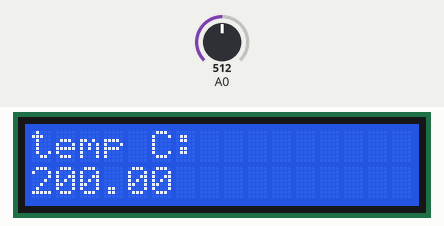
Recording of a sketch running on a simulated Arduino Uno, built with avr-gcc and run on an emulated ATmega328P. On the bench: 16×2 character LCD. The test bench sets the inputs (shaded band); at power-on: A0 = 512. What the sketch prints to the serial monitor is not drawn.

Above: at 1.2 s.
1.3 s: A0 set to 716
At 2.9 s:
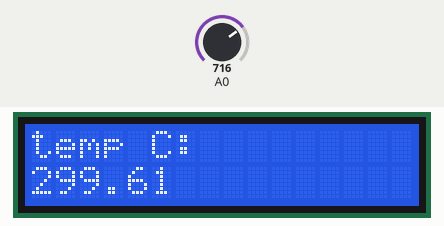
3.5 s: A0 set to 900
At 4.6 s:
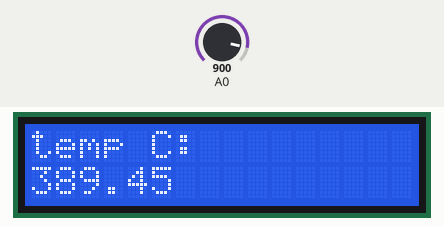
5.5 s: A0 set to 1023
At 6.4 s:
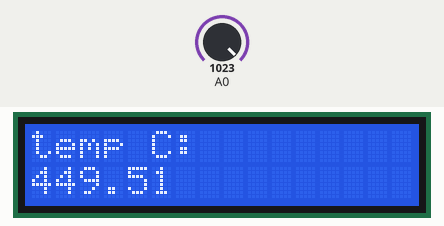
Timing chart, 0 to 8.5 s (numbered marks = the images above; inputs shaded):
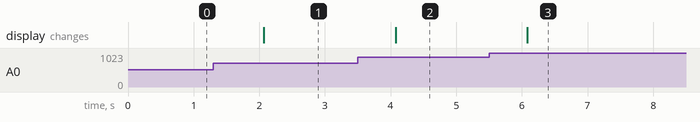

Measured:
- after the input at 1.3 s, the display: changes after 0.77 s (image 1)
- after the input at 3.5 s, the display: changes after 0.58 s (image 2)
- after the input at 5.5 s, the display: changes after 0.58 s (image 3)

The sketch:

temp_humidity_monitoring.ino
```cpp
#include <LiquidCrystal.h>

/*
   Code for monitoring temperature and humidity in the cellar of Gwen Holdmann's house
   written by Simon Peterson
   31.08.2020
   Temp Sensor: TMP 36, https://www.arduino.cc/en/uploads/Main/TemperatureSensor.pdf
   LCD used: JHD 659, a note is that the V0 pin should go to ground on the lCD
*/

//input pin for the temperature
int TempPin = 0;
//integer input for analogRead(TempPin)
int T_input_digital = 0;
//temp in celsuis
double temperature_C = 0;
//conversion factor for converting the analog input to mV. This is 5 Volts/1024
//TODO- make voltage divider to get 2V to use external voltage to read temperature
double V_convert_constant = 5.0 / 1024.0;
//slope of temp, C/V, from datasheet
double temp_slope = 100;

//LCD pin variables
int DB0 = 11;
int DB1 = 12;
int DB2 = 2;
int DB3 = 3;
int DB4 = 4;
int DB5 = 5;
int DB6 = 6;
int DB7 = 7;
int rs = 8;
int rw = 9;
int enable_pin = 10;

LiquidCrystal lcd_display(rs,rw,enable_pin,DB4,DB5,DB6,DB7);
void setup() {
  Serial.begin(9600);
  lcd_display.begin(16,2);
}

void loop() {
  //get the temperature and print to Serial Monitor
  temperature_C = TMP_36_measure(TempPin);
  Serial.println("The temperature: " + String(temperature_C) + " degrees Celsius");
  lcd_display.setCursor(0,0);
  lcd_display.print("temp C: ");
  lcd_display.setCursor(0,1);
  lcd_display.print(String(temperature_C));
  delay(1000);
}
```

measuring.ino
```cpp
double TMP_36_measure(int pin){
  //reads temp from TMP36 temp sensor.
  int dig_input = analogRead(pin);
  double temp = 25-((.75-(dig_input*V_convert_constant))*temp_slope);
  return temp;
}
```
